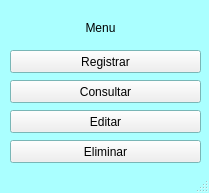
<?xml version="1.0" encoding="UTF-8"?>
<ui version="4.0">
 <class>MainWindow</class>
 <widget class="QMainWindow" name="MainWindow">
  <property name="geometry">
   <rect>
    <x>0</x>
    <y>0</y>
    <width>209</width>
    <height>193</height>
   </rect>
  </property>
  <property name="palette">
   <palette>
    <active>
     <colorrole role="Base">
      <brush brushstyle="SolidPattern">
       <color alpha="255">
        <red>255</red>
        <green>255</green>
        <blue>255</blue>
       </color>
      </brush>
     </colorrole>
     <colorrole role="Window">
      <brush brushstyle="SolidPattern">
       <color alpha="255">
        <red>170</red>
        <green>255</green>
        <blue>255</blue>
       </color>
      </brush>
     </colorrole>
    </active>
    <inactive>
     <colorrole role="Base">
      <brush brushstyle="SolidPattern">
       <color alpha="255">
        <red>255</red>
        <green>255</green>
        <blue>255</blue>
       </color>
      </brush>
     </colorrole>
     <colorrole role="Window">
      <brush brushstyle="SolidPattern">
       <color alpha="255">
        <red>170</red>
        <green>255</green>
        <blue>255</blue>
       </color>
      </brush>
     </colorrole>
    </inactive>
    <disabled>
     <colorrole role="Base">
      <brush brushstyle="SolidPattern">
       <color alpha="255">
        <red>170</red>
        <green>255</green>
        <blue>255</blue>
       </color>
      </brush>
     </colorrole>
     <colorrole role="Window">
      <brush brushstyle="SolidPattern">
       <color alpha="255">
        <red>170</red>
        <green>255</green>
        <blue>255</blue>
       </color>
      </brush>
     </colorrole>
    </disabled>
   </palette>
  </property>
  <property name="tabletTracking">
   <bool>false</bool>
  </property>
  <property name="acceptDrops">
   <bool>false</bool>
  </property>
  <property name="windowTitle">
   <string>MainWindow</string>
  </property>
  <widget class="QWidget" name="centralwidget">
   <widget class="QPushButton" name="registra">
    <property name="geometry">
     <rect>
      <x>10</x>
      <y>50</y>
      <width>191</width>
      <height>23</height>
     </rect>
    </property>
    <property name="text">
     <string>Registrar</string>
    </property>
   </widget>
   <widget class="QPushButton" name="consultar">
    <property name="geometry">
     <rect>
      <x>10</x>
      <y>80</y>
      <width>191</width>
      <height>23</height>
     </rect>
    </property>
    <property name="text">
     <string>Consultar</string>
    </property>
   </widget>
   <widget class="QPushButton" name="editar">
    <property name="geometry">
     <rect>
      <x>10</x>
      <y>110</y>
      <width>191</width>
      <height>23</height>
     </rect>
    </property>
    <property name="text">
     <string>Editar</string>
    </property>
   </widget>
   <widget class="QPushButton" name="eliminar">
    <property name="geometry">
     <rect>
      <x>10</x>
      <y>140</y>
      <width>191</width>
      <height>23</height>
     </rect>
    </property>
    <property name="text">
     <string>Eliminar</string>
    </property>
   </widget>
   <widget class="QLabel" name="menu">
    <property name="geometry">
     <rect>
      <x>50</x>
      <y>20</y>
      <width>101</width>
      <height>16</height>
     </rect>
    </property>
    <property name="layoutDirection">
     <enum>Qt::LeftToRight</enum>
    </property>
    <property name="text">
     <string>Menu</string>
    </property>
    <property name="alignment">
     <set>Qt::AlignCenter</set>
    </property>
   </widget>
  </widget>
  <widget class="QStatusBar" name="statusbar"/>
 </widget>
 <resources/>
 <connections/>
</ui>
